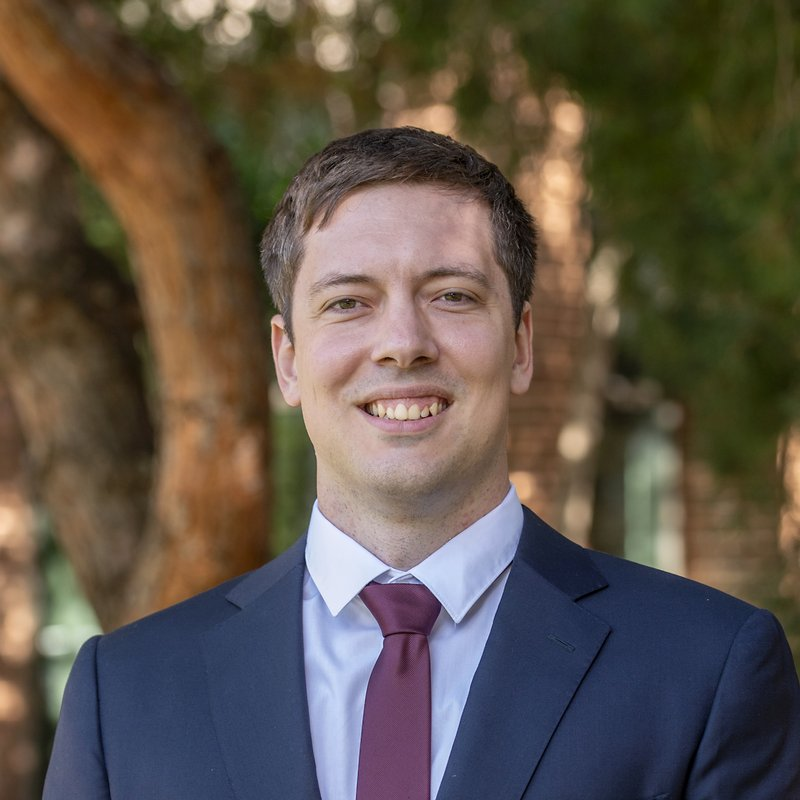
#> input picture files/photo.jpg, 800 x 800 px, found by its file name
$ python make_share_card.py
#> lines starting #> are read from the running program, lines starting #| are printed output that depends on the picture; after the words box and inside, x2 and y2 are one past the last pixel; in counts of white or black regions, pixels touching at a corner belong together
"""Rebuild files/share-card.png (the link-preview image) from files/photo.jpg.

Run from the project folder:  python tools/make_share_card.py
"""
from PIL import Image, ImageDraw, ImageFont

W, H = 1200, 630
NAVY = (25, 50, 95)

card = Image.new('RGB', (W, H), 'white')
#> card: PIL image 1200x630 RGB; every value is 255
d = ImageDraw.Draw(card)
d.rectangle((0, 0, W, 10), fill=NAVY)
photo = Image.open('files/photo.jpg').convert('RGB').resize((400, 400), Image.LANCZOS)
mask = Image.new('L', (400, 400), 0)
#> mask: PIL image 400x400 L; every value is 0
ImageDraw.Draw(mask).ellipse((0, 0, 399, 399), fill=255)
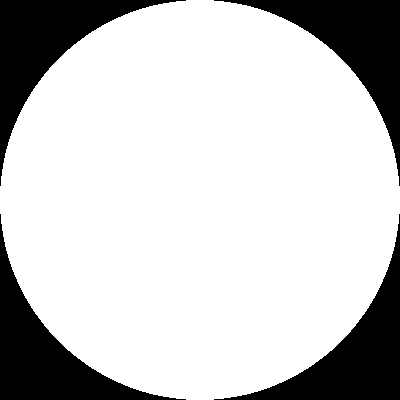
#> mask: PIL image 400x400 L; 78.5% white; 4 black regions, box (x1, y1, x2, y2) and area: (0, 0, 186, 186) 8595, (214, 0, 400, 186) 8595, (0, 214, 186, 400) 8595, (214, 214, 400, 400) 8595
px, py = 90, (H - 400) // 2 + 5
d.ellipse((px - 9, py - 9, px + 409, py + 409), outline=(160, 172, 194), width=2)
card.paste(photo, (px, py), mask)
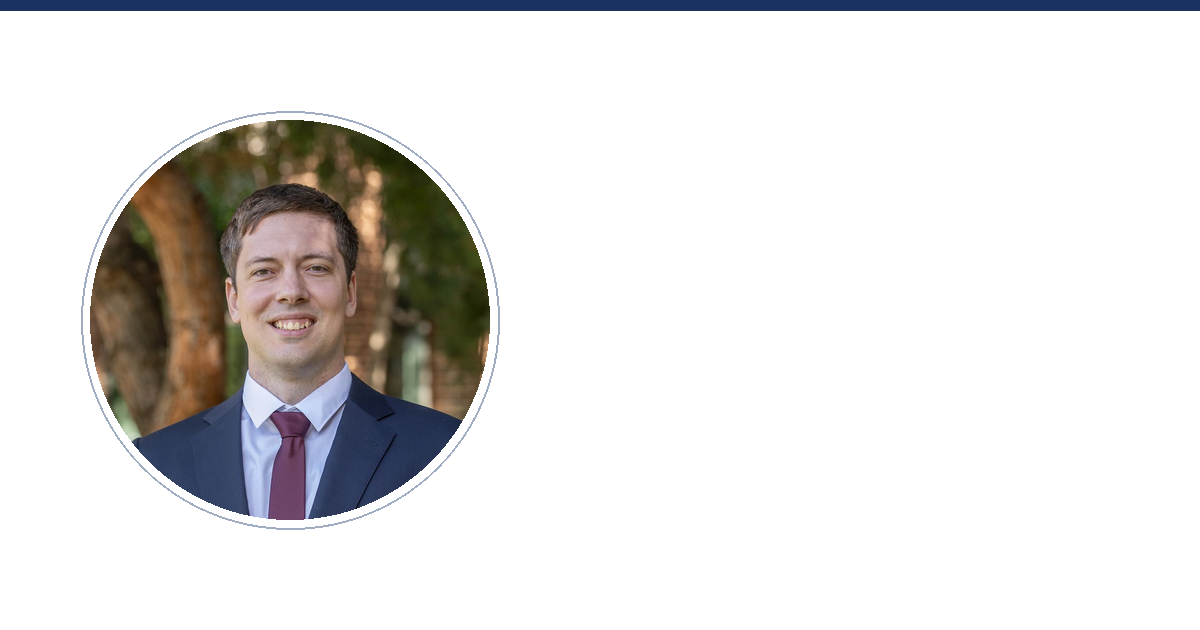
#> card: PIL image 1200x630 RGB; mean R, G, B 225, 223.6, 222.7
name = ImageFont.truetype(r'C:\Windows\Fonts\georgiab.ttf', 66)
sub = ImageFont.truetype(r'C:\Windows\Fonts\georgia.ttf', 33)
small = ImageFont.truetype(r'C:\Windows\Fonts\georgia.ttf', 27)
x = 570
d.text((x, 232), 'Gabriel Devoto', font=name, fill=NAVY)
d.text((x, 325), 'Economist', font=sub, fill=(60, 60, 60))
d.text((x, 368), 'International Monetary Fund', font=sub, fill=(60, 60, 60))
d.line((x, 434, x + 80, 434), fill=NAVY, width=3)
d.text((x, 452), 'gabrieldevoto.com', font=small, fill=(110, 110, 110))
card.save('files/share-card.png', optimize=True)
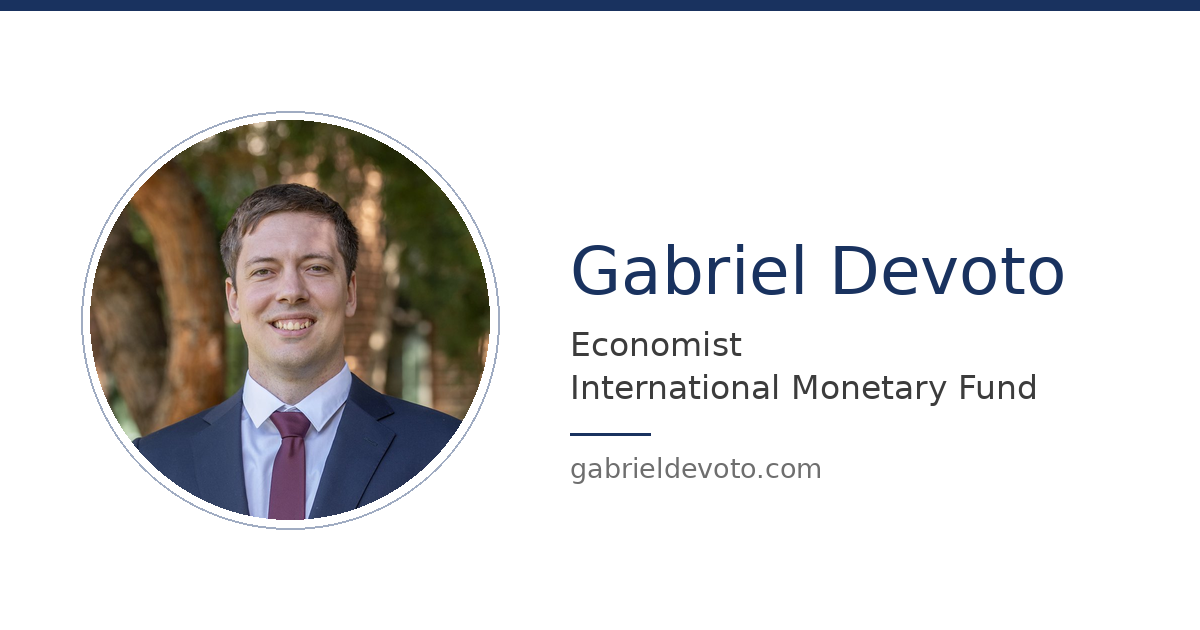
#> saved as share-card.png: PIL image 1200x630 RGB; mean R, G, B 221.4, 220.2, 219.8
print('Wrote files/share-card.png')
